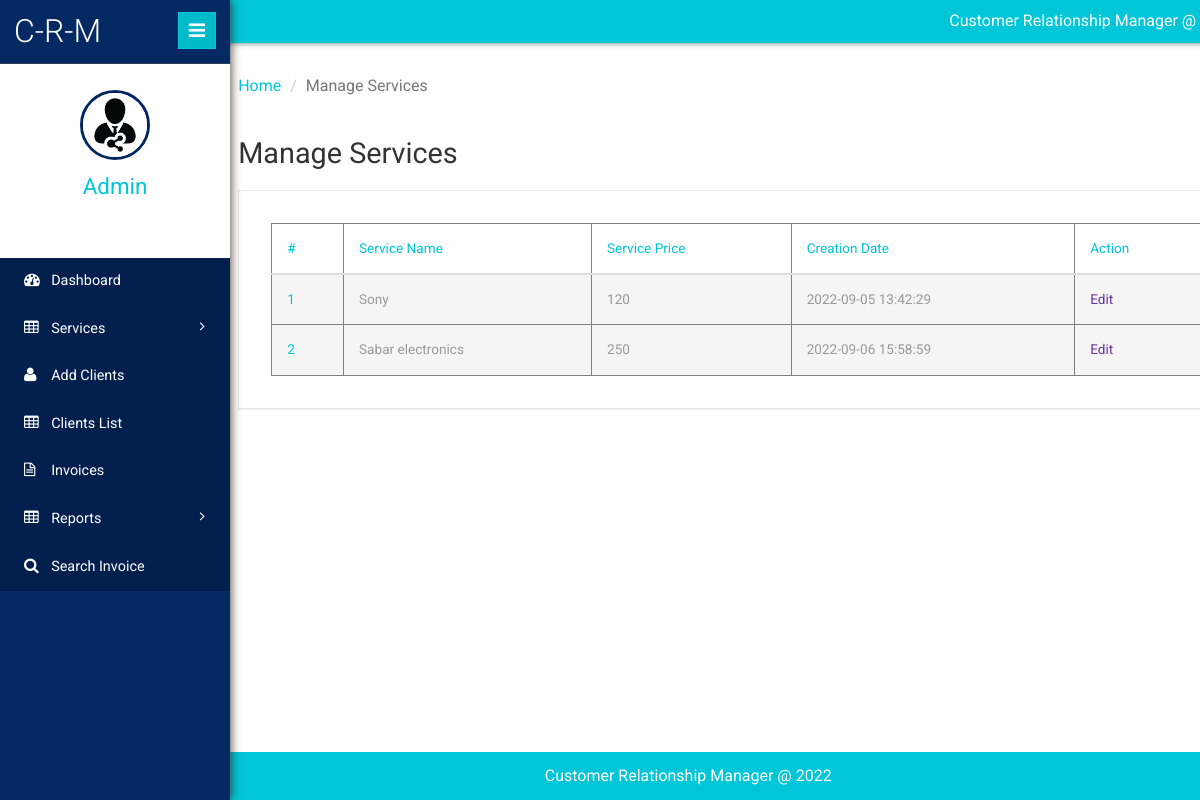
Screenshot of /clientms/admin/manage-services.php (signed in) with the database file from the repository.
### tables this page shows
CREATE TABLE `tblservices` (
  `ID` int(10) NOT NULL,
  `ServiceName` varchar(200) DEFAULT NULL,
  `ServicePrice` varchar(200) DEFAULT NULL,
  `CreationDate` timestamp NULL DEFAULT current_timestamp()
);

### clientms/admin/manage-services.php (the view, shortened to what this page needs)
<?php
include('includes/dbconnection.php');
if (strlen($_SESSION['clientmsaid']==0)) {
  header('location:logout.php');
  } else{
  	?>
<!DOCTYPE HTML>
<html>
<head>
	<link href="css/bootstrap.min.css" rel='stylesheet' type='text/css' />
	<link href="css/style.css" rel='stylesheet' type='text/css' />
	<link href="css/font-awesome.css" rel="stylesheet">
	<link rel="stylesheet" href="css/icon-font.min.css" type='text/css' />
</head>
<body>
	<div class="page-container">
		<div class="left-content">
			<div class="inner-content">
				<?php include_once('includes/header.php');?>
				<div class="outter-wp">
					<div class="sub-heard-part">
						<ol class="breadcrumb m-b-0">
							<li><a href="dashboard.php">Home</a></li>
							<li class="active">Manage Services</li>
						</ol>
					</div>
					<div class="graph-visual tables-main">
						<h3 class="inner-tittle two">Manage Services </h3>
						<div class="graph">
							<div class="tables">
								<table class="table" border="1"> <thead> <tr> <th>#</th>
									<th>Service Name</th>
									 <th>Service Price</th>
									 <th>Creation Date</th>
									 <th>Action</th>
									  </tr>
									   </thead>
									    <tbody>
									    	<?php
$sql="SELECT * from tblservices";
$query = $dbh -> prepare($sql);
$query->execute();
$results=$query->fetchAll(PDO::FETCH_OBJ);
$cnt=1;
if($query->rowCount() > 0)
{
foreach($results as $row)
{               ?>
									     <tr class="active">
									      <th scope="row"><?php echo htmlentities($cnt);?></th>
									       <td><?php  echo htmlentities($row->ServiceName);?></td>
									        <td><?php  echo htmlentities($row->ServicePrice);?></td>
									         <td><?php  echo htmlentities($row->CreationDate);?></td>
									        <td><a href="edit-services-details.php?editid=<?php echo $row->ID;?>">Edit</a></td>
									     </tr>
									     <?php $cnt=$cnt+1;}} ?>
									     </tbody> </table>
							</div>
						</div>
					</div>
				</div>
				<?php include_once('includes/footer.php');?>
			</div>
		</div>
		<?php include_once('includes/sidebar.php');?>
	</div>
</body>
</html>
<?php }  ?>

### clientms/admin/includes/sidebar.php (shortened to what this page needs)
 <div class="sidebar-menu">
    <header class="logo">
        <a href="#" class="sidebar-icon"> <span class="fa fa-bars"></span> </a> <a href="dashboard.php"> <span id="logo"> <h1>C-R-M</h1></span>
        </a>
    </header>
    <div class="down">
        <?php
$aid=$_SESSION['clientmsaid'];
$sql="SELECT AdminName from  tbladmin where ID=:aid";
$query = $dbh -> prepare($sql);
$query->bindParam(':aid',$aid,PDO::PARAM_STR);
$query->execute();
$results=$query->fetchAll(PDO::FETCH_OBJ);
$cnt=1;
if($query->rowCount() > 0)
{
foreach($results as $row)
{               ?>
        <a href="dashboard.php"><img src="images/images.jpg" height="70" width="70"></a>
        <a href="dashboard.php"><span class=" name-caret"><?php  echo $row->AdminName;?></span></a>
        <?php $cnt=$cnt+1;}} ?>
        <ul>
            <li><a class="tooltips" href="admin-profile.php"><span>Profile</span><i class="lnr lnr-user"></i></a></li>
            <li><a class="tooltips" href="change-password.php"><span>Settings</span><i class="lnr lnr-cog"></i></a></li>
            <li><a class="tooltips" href="logout.php"><span>Log out</span><i class="lnr lnr-power-switch"></i></a></li>
        </ul>
    </div>
    <div class="menu">
        <ul id="menu" >
            <li><a href="dashboard.php"><i class="fa fa-tachometer"></i> <span>Dashboard</span></a></li>
            <li id="menu-academico" ><a href="#"><i class="fa fa-table"></i> <span> Services</span> <span class="fa fa-angle-right" style="float: right"></span></a>
            </li>
            <li><a href="add-client.php"><i class="fa fa-user"></i> <span>Add Clients</span></a></li>
            <li><a href="manage-client.php"><i class="fa fa-table"></i> <span>Clients List</span></a></li>
            <li><a href="invoices.php"><i class="fa fa-file-text-o"></i> <span>Invoices</span></a></li>
            <li id="menu-academico" ><a href="#"><i class="fa fa-table"></i> <span> Reports</span> <span class="fa fa-angle-right" style="float: right"></span></a>
            </li>
            <li><a href="search-invoices.php"><i class="fa fa-search"></i> <span>Search Invoice</span></a></li>
        </ul>
    </div>
</div>

### rows the page displays
tblservices: ServiceName "Sony", ServicePrice "120", CreationDate "2022-09-05 13:42:29"
tblservices: ServiceName "Sabar electronics", ServicePrice "250", CreationDate "2022-09-06 15:58:59"

### other values shown
$row->AdminName "Admin"
